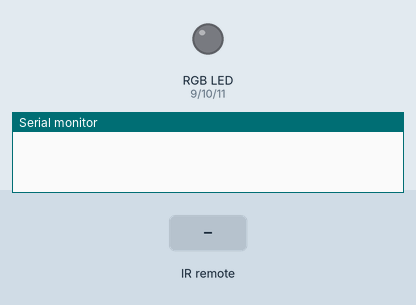
The sketch below on a simulated Arduino Uno, built with avr-gcc and run on an emulated ATmega328P. Shown: an RGB LED mixed from three pins (HIGH = lit), the last lines printed to the serial monitor. The test bench sets the inputs (shaded band).

Above: at 1.2 s.
1.3 s: infrared code 0xFD08F7 received
At 2.5 s:
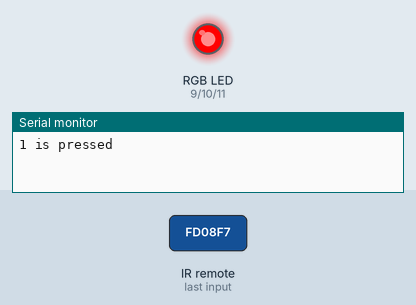
2.8 s: infrared code 0xFD8877 received
At 3.7 s:
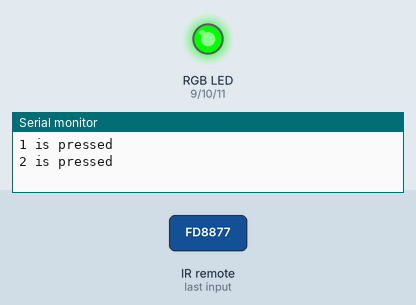
4.3 s: infrared code 0xFD48B7 received
At 4.9 s:
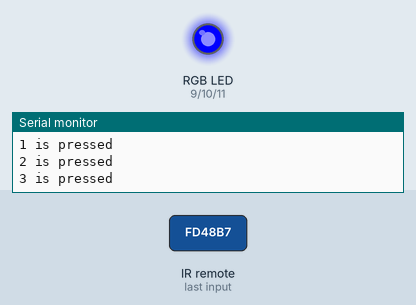
Timing chart, 0 to 7.3 s (numbered marks = the images above; inputs shaded):
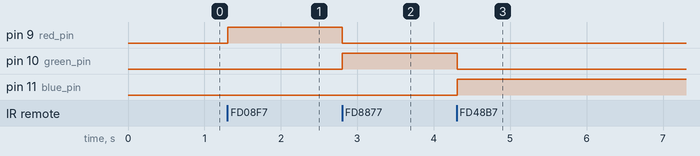

Measured:
- after the input at 1.3 s, pin 9 (red_pin): LOW → HIGH at once
- after the input at 2.8 s, pin 9 (red_pin): HIGH → LOW at once; pin 10 (green_pin): LOW → HIGH at once
- after the input at 4.3 s, pin 10 (green_pin): HIGH → LOW at once; pin 11 (blue_pin): LOW → HIGH at once

The sketch:

sketch_oct10a.ino
```cpp
#include <IRremote.h>

int RECV_PIN = 7;

const int red_pin = 9;
const int green_pin = 10;
const int blue_pin = 11;

int brightness = 0;

IRrecv irrecv(RECV_PIN);

decode_results results;

void setup()
{
  pinMode(red_pin,OUTPUT);
  pinMode(green_pin,OUTPUT);
  pinMode(blue_pin,OUTPUT);

  Serial.begin(9600);
  irrecv.enableIRIn();
}


void setRGBLed(int red_value, int green_value, int blue_value){
  analogWrite(red_pin, red_value);
  analogWrite(green_pin, green_value);
  analogWrite(blue_pin, blue_value);
}


void changeBrightness(int increment){

}

void loop() {
  if (irrecv.decode(&results)) {

    switch (results.value){

    case 0xFD08F7:
      Serial.println("1 is pressed");
      setRGBLed(255, 0, 0);
      break;

    case 0xFD8877:
      Serial.println("2 is pressed");
      setRGBLed(0, 255, 0);
      break;

    case 0xFD48B7:
      Serial.println("3 is pressed");
      setRGBLed(0, 0, 255);
      break;

    case 0xFD807F:
      Serial.println("+ is pressed");
      changeBrightness(100);
      break;

    case 0xFD906F:
      Serial.println("- is pressed");
      changeBrightness(-100);
      break;

    case 0xFDB04F:
      Serial.println("EQ is pressed");
      setRGBLed(0, 0, 0);
      break;

    default:
      Serial.println(results.value, HEX);
      break;
    }

    irrecv.resume();

  }
  delay(100);
}
```
